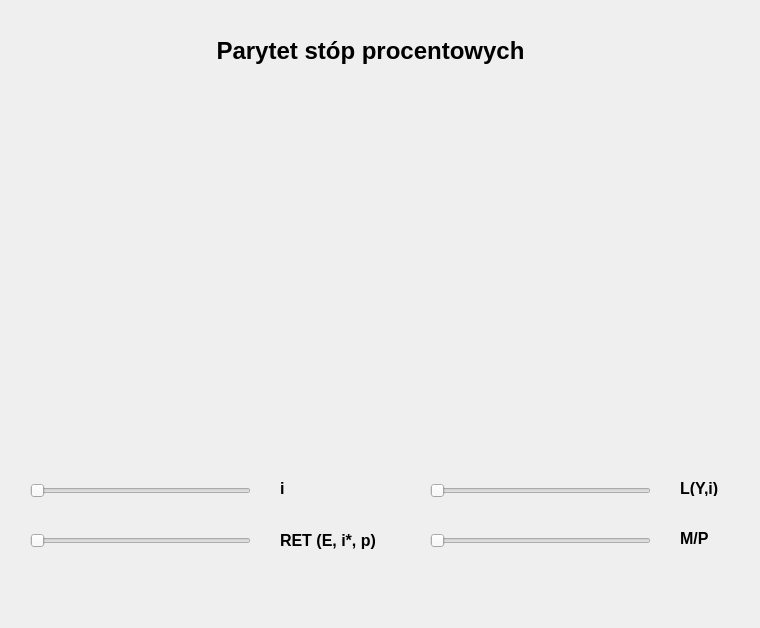
<?xml version="1.0" encoding="UTF-8"?>
<ui version="4.0">
 <class>Form</class>
 <widget class="QWidget" name="Form">
  <property name="geometry">
   <rect>
    <x>0</x>
    <y>0</y>
    <width>760</width>
    <height>628</height>
   </rect>
  </property>
  <property name="windowTitle">
   <string>Form</string>
  </property>
  <widget class="QLabel" name="label_5">
   <property name="geometry">
    <rect>
     <x>140</x>
     <y>30</y>
     <width>461</width>
     <height>41</height>
    </rect>
   </property>
   <property name="font">
    <font>
     <pointsize>18</pointsize>
     <bold>true</bold>
    </font>
   </property>
   <property name="text">
    <string>Parytet stóp procentowych</string>
   </property>
   <property name="alignment">
    <set>Qt::AlignCenter</set>
   </property>
  </widget>
  <widget class="QWidget" name="widget" native="true">
   <property name="geometry">
    <rect>
     <x>40</x>
     <y>120</y>
     <width>330</width>
     <height>330</height>
    </rect>
   </property>
  </widget>
  <widget class="QWidget" name="widget_2" native="true">
   <property name="geometry">
    <rect>
     <x>390</x>
     <y>120</y>
     <width>330</width>
     <height>330</height>
    </rect>
   </property>
  </widget>
  <widget class="QSlider" name="horizontalSlider">
   <property name="geometry">
    <rect>
     <x>30</x>
     <y>480</y>
     <width>221</width>
     <height>21</height>
    </rect>
   </property>
   <property name="orientation">
    <enum>Qt::Horizontal</enum>
   </property>
  </widget>
  <widget class="QSlider" name="horizontalSlider_2">
   <property name="geometry">
    <rect>
     <x>30</x>
     <y>530</y>
     <width>221</width>
     <height>21</height>
    </rect>
   </property>
   <property name="orientation">
    <enum>Qt::Horizontal</enum>
   </property>
  </widget>
  <widget class="QSlider" name="horizontalSlider_3">
   <property name="geometry">
    <rect>
     <x>430</x>
     <y>530</y>
     <width>221</width>
     <height>21</height>
    </rect>
   </property>
   <property name="orientation">
    <enum>Qt::Horizontal</enum>
   </property>
  </widget>
  <widget class="QSlider" name="horizontalSlider_4">
   <property name="geometry">
    <rect>
     <x>430</x>
     <y>480</y>
     <width>221</width>
     <height>21</height>
    </rect>
   </property>
   <property name="orientation">
    <enum>Qt::Horizontal</enum>
   </property>
  </widget>
  <widget class="QLabel" name="label">
   <property name="geometry">
    <rect>
     <x>280</x>
     <y>480</y>
     <width>49</width>
     <height>16</height>
    </rect>
   </property>
   <property name="font">
    <font>
     <pointsize>12</pointsize>
     <bold>true</bold>
    </font>
   </property>
   <property name="text">
    <string>i</string>
   </property>
  </widget>
  <widget class="QLabel" name="label_2">
   <property name="geometry">
    <rect>
     <x>280</x>
     <y>530</y>
     <width>101</width>
     <height>21</height>
    </rect>
   </property>
   <property name="font">
    <font>
     <pointsize>12</pointsize>
     <bold>true</bold>
    </font>
   </property>
   <property name="text">
    <string>RET (E, i*, p)</string>
   </property>
  </widget>
  <widget class="QLabel" name="label_3">
   <property name="geometry">
    <rect>
     <x>680</x>
     <y>530</y>
     <width>49</width>
     <height>16</height>
    </rect>
   </property>
   <property name="font">
    <font>
     <pointsize>12</pointsize>
     <bold>true</bold>
    </font>
   </property>
   <property name="text">
    <string>M/P</string>
   </property>
  </widget>
  <widget class="QLabel" name="label_4">
   <property name="geometry">
    <rect>
     <x>680</x>
     <y>480</y>
     <width>49</width>
     <height>16</height>
    </rect>
   </property>
   <property name="font">
    <font>
     <pointsize>12</pointsize>
     <bold>true</bold>
    </font>
   </property>
   <property name="text">
    <string>L(Y,i)</string>
   </property>
  </widget>
 </widget>
 <resources/>
 <connections/>
</ui>
